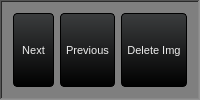
              <widget class="QFrame" name="frame">
               <property name="sizePolicy">
                <sizepolicy hsizetype="Preferred" vsizetype="Preferred">
                 <horstretch>0</horstretch>
                 <verstretch>0</verstretch>
                </sizepolicy>
               </property>
               <property name="minimumSize">
                <size>
                 <width>0</width>
                 <height>0</height>
                </size>
               </property>
               <property name="styleSheet">
                <string notr="true">background-color: rgb(127, 127, 127);</string>
               </property>
               <property name="frameShape">
                <enum>QFrame::WinPanel</enum>
               </property>
               <property name="frameShadow">
                <enum>QFrame::Sunken</enum>
               </property>
               <layout class="QGridLayout" name="gridLayout_31">
                <item row="0" column="1">
                 <widget class="QPushButton" name="previous_button">
                  <property name="sizePolicy">
                   <sizepolicy hsizetype="Preferred" vsizetype="Preferred">
                    <horstretch>0</horstretch>
                    <verstretch>0</verstretch>
                   </sizepolicy>
                  </property>
                  <property name="minimumSize">
                   <size>
                    <width>0</width>
                    <height>0</height>
                   </size>
                  </property>
                  <property name="styleSheet">
                   <string notr="true">QPushButton {
    background-color: qlineargradient(spread:repeat, x1:1, y1:0, x2:1, y2:1, stop:0 rgb(59, 61, 62), stop:1 rgb(0, 0, 0));
    color: rgb(238, 238, 238);
  	font-size: 8pt;

    border-style: solid;
    border-width: 1px;
    border-radius: 4px;
    border-color: rgb(0, 0, 0);
    padding: 5px;
}

QPushButton:flat {
    background-color: transparent;
    border: none;
    color: rgb(238, 238, 238);
}

QPushButton:disabled {
    background-color: #404040;
    color: #656565;
    border-color: rgb(0, 0, 0);
}

QPushButton:hover {
    background-color: rgba(236, 157, 0, 51);
    border: 1px solid rgb(236, 157, 0);
}

QPushButton:pressed {
    background-color: qlineargradient(spread:repeat, x1:1, y1:0, x2:1, y2:1, stop:0 rgb(28, 28, 32), stop:1 rgb(0, 0, 0));
    border: 1px solid rgb(236, 157, 0);
}

QPushButton:checked {
    background-color: qlineargradient(spread:repeat, x1:1, y1:0, x2:1, y2:1, stop:0 rgb(28, 28, 32), stop:1 rgb(0, 0, 0));
    border: 1px solid #222;
}</string>
                  </property>
                  <property name="text">
                   <string>Previous</string>
                  </property>
                 </widget>
                </item>
                <item row="0" column="2">
                 <widget class="QPushButton" name="delete_button">
                  <property name="sizePolicy">
                   <sizepolicy hsizetype="Preferred" vsizetype="Preferred">
                    <horstretch>0</horstretch>
                    <verstretch>0</verstretch>
                   </sizepolicy>
                  </property>
                  <property name="minimumSize">
                   <size>
                    <width>0</width>
                    <height>0</height>
                   </size>
                  </property>
                  <property name="styleSheet">
                   <string notr="true">QPushButton {
    background-color: qlineargradient(spread:repeat, x1:1, y1:0, x2:1, y2:1, stop:0 rgb(59, 61, 62), stop:1 rgb(0, 0, 0));
    color: rgb(238, 238, 238);
  	font-size: 8pt;

    border-style: solid;
    border-width: 1px;
    border-radius: 4px;
    border-color: rgb(0, 0, 0);
    padding: 5px;
}

QPushButton:flat {
    background-color: transparent;
    border: none;
    color: rgb(238, 238, 238);
}

QPushButton:disabled {
    background-color: #404040;
    color: #656565;
    border-color: rgb(0, 0, 0);
}

QPushButton:hover {
    background-color: rgba(236, 157, 0, 51);
    border: 1px solid rgb(236, 157, 0);
}

QPushButton:pressed {
    background-color: qlineargradient(spread:repeat, x1:1, y1:0, x2:1, y2:1, stop:0 rgb(28, 28, 32), stop:1 rgb(0, 0, 0));
    border: 1px solid rgb(236, 157, 0);
}

QPushButton:checked {
    background-color: qlineargradient(spread:repeat, x1:1, y1:0, x2:1, y2:1, stop:0 rgb(28, 28, 32), stop:1 rgb(0, 0, 0));
    border: 1px solid #222;
}</string>
                  </property>
                  <property name="text">
                   <string>Delete Img</string>
                  </property>
                 </widget>
                </item>
                <item row="0" column="0">
                 <widget class="QPushButton" name="next_button">
                  <property name="sizePolicy">
                   <sizepolicy hsizetype="Preferred" vsizetype="Preferred">
                    <horstretch>0</horstretch>
                    <verstretch>0</verstretch>
                   </sizepolicy>
                  </property>
                  <property name="minimumSize">
                   <size>
                    <width>0</width>
                    <height>0</height>
                   </size>
                  </property>
                  <property name="styleSheet">
                   <string notr="true">QPushButton {
    background-color: qlineargradient(spread:repeat, x1:1, y1:0, x2:1, y2:1, stop:0 rgb(59, 61, 62), stop:1 rgb(0, 0, 0));
    color: rgb(238, 238, 238);
  	font-size: 8pt;

    border-style: solid;
    border-width: 1px;
    border-radius: 4px;
    border-color: rgb(0, 0, 0);
    padding: 5px;
}

QPushButton:flat {
    background-color: transparent;
    border: none;
    color: rgb(238, 238, 238);
}

QPushButton:disabled {
    background-color: #404040;
    color: #656565;
    border-color: rgb(0, 0, 0);
}

QPushButton:hover {
    background-color: rgba(236, 157, 0, 51);
    border: 1px solid rgb(236, 157, 0);
}

QPushButton:pressed {
    background-color: qlineargradient(spread:repeat, x1:1, y1:0, x2:1, y2:1, stop:0 rgb(28, 28, 32), stop:1 rgb(0, 0, 0));
    border: 1px solid rgb(236, 157, 0);
}

QPushButton:checked {
    background-color: qlineargradient(spread:repeat, x1:1, y1:0, x2:1, y2:1, stop:0 rgb(28, 28, 32), stop:1 rgb(0, 0, 0));
    border: 1px solid #222;
}
</string>
                  </property>
                  <property name="text">
                   <string>Next</string>
                  </property>
                 </widget>
                </item>
               </layout>
              </widget>
